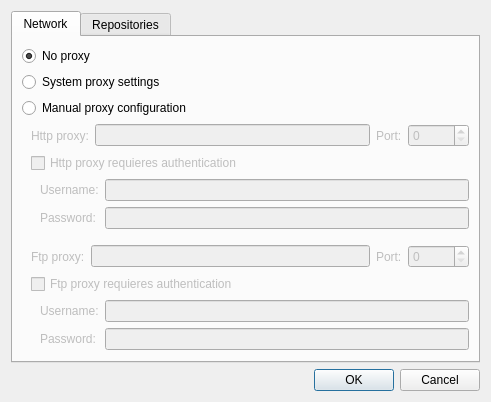
<?xml version="1.0" encoding="UTF-8"?>
<ui version="4.0">
 <class>SettingsDialog</class>
 <widget class="QDialog" name="SettingsDialog">
  <property name="geometry">
   <rect>
    <x>0</x>
    <y>0</y>
    <width>491</width>
    <height>387</height>
   </rect>
  </property>
  <property name="windowTitle">
   <string>Settings</string>
  </property>
  <layout class="QVBoxLayout" name="verticalLayout_3">
   <item>
    <widget class="QTabWidget" name="tabWidget">
     <property name="currentIndex">
      <number>0</number>
     </property>
     <widget class="QWidget" name="m_network">
      <attribute name="title">
       <string>Network</string>
      </attribute>
      <layout class="QVBoxLayout" name="verticalLayout_2">
       <item>
        <widget class="QRadioButton" name="m_noProxySettings">
         <property name="text">
          <string>No proxy</string>
         </property>
         <property name="checked">
          <bool>true</bool>
         </property>
        </widget>
       </item>
       <item>
        <widget class="QRadioButton" name="m_systemProxySettings">
         <property name="enabled">
          <bool>true</bool>
         </property>
         <property name="text">
          <string>System proxy settings</string>
         </property>
         <property name="checked">
          <bool>false</bool>
         </property>
        </widget>
       </item>
       <item>
        <widget class="QRadioButton" name="m_manualProxySettings">
         <property name="text">
          <string>Manual proxy configuration</string>
         </property>
        </widget>
       </item>
       <item>
        <widget class="QWidget" name="m_rootWidget" native="true">
         <layout class="QVBoxLayout" name="verticalLayout_6">
          <property name="topMargin">
           <number>0</number>
          </property>
          <property name="rightMargin">
           <number>0</number>
          </property>
          <property name="bottomMargin">
           <number>0</number>
          </property>
          <item>
           <layout class="QVBoxLayout" name="m_httpRootLayout">
            <item>
             <layout class="QHBoxLayout" name="m_httpProxyLayout">
              <item>
               <widget class="QLabel" name="m_httpProxyLabel">
                <property name="enabled">
                 <bool>false</bool>
                </property>
                <property name="text">
                 <string>Http proxy:</string>
                </property>
               </widget>
              </item>
              <item>
               <widget class="QLineEdit" name="m_httpProxy">
                <property name="enabled">
                 <bool>false</bool>
                </property>
               </widget>
              </item>
              <item>
               <widget class="QLabel" name="m_httpProxyPortLabel">
                <property name="enabled">
                 <bool>false</bool>
                </property>
                <property name="text">
                 <string>Port:</string>
                </property>
               </widget>
              </item>
              <item>
               <widget class="QSpinBox" name="m_httpProxyPort">
                <property name="enabled">
                 <bool>false</bool>
                </property>
                <property name="maximum">
                 <number>65535</number>
                </property>
               </widget>
              </item>
             </layout>
            </item>
            <item>
             <widget class="QCheckBox" name="m_httpProxyNeedsAuth">
              <property name="enabled">
               <bool>false</bool>
              </property>
              <property name="text">
               <string>Http proxy requieres authentication</string>
              </property>
             </widget>
            </item>
            <item>
             <widget class="QWidget" name="m_httpAuthWidget" native="true">
              <property name="enabled">
               <bool>false</bool>
              </property>
              <layout class="QGridLayout" name="gridLayout_2">
               <property name="topMargin">
                <number>0</number>
               </property>
               <property name="rightMargin">
                <number>0</number>
               </property>
               <property name="bottomMargin">
                <number>0</number>
               </property>
               <item row="0" column="0">
                <widget class="QLabel" name="m_httpProxyUserLabel">
                 <property name="enabled">
                  <bool>false</bool>
                 </property>
                 <property name="text">
                  <string>Username:</string>
                 </property>
                </widget>
               </item>
               <item row="0" column="1">
                <widget class="QLineEdit" name="m_httpProxyUser">
                 <property name="enabled">
                  <bool>false</bool>
                 </property>
                </widget>
               </item>
               <item row="1" column="0">
                <widget class="QLabel" name="m_httpProxyPassLabel">
                 <property name="enabled">
                  <bool>false</bool>
                 </property>
                 <property name="text">
                  <string>Password:</string>
                 </property>
                </widget>
               </item>
               <item row="1" column="1">
                <widget class="QLineEdit" name="m_httpProxyPass">
                 <property name="enabled">
                  <bool>false</bool>
                 </property>
                 <property name="echoMode">
                  <enum>QLineEdit::Password</enum>
                 </property>
                </widget>
               </item>
              </layout>
             </widget>
            </item>
           </layout>
          </item>
          <item>
           <spacer name="verticalSpacer">
            <property name="orientation">
             <enum>Qt::Vertical</enum>
            </property>
            <property name="sizeType">
             <enum>QSizePolicy::Fixed</enum>
            </property>
            <property name="sizeHint" stdset="0">
             <size>
              <width>10</width>
              <height>10</height>
             </size>
            </property>
           </spacer>
          </item>
          <item>
           <layout class="QVBoxLayout" name="m_ftpRootLayout">
            <item>
             <layout class="QHBoxLayout" name="m_ftpProxyLayout">
              <item>
               <widget class="QLabel" name="m_ftpProxyLabel">
                <property name="enabled">
                 <bool>false</bool>
                </property>
                <property name="text">
                 <string>Ftp proxy:</string>
                </property>
               </widget>
              </item>
              <item>
               <widget class="QLineEdit" name="m_ftpProxy">
                <property name="enabled">
                 <bool>false</bool>
                </property>
               </widget>
              </item>
              <item>
               <widget class="QLabel" name="m_ftpProxyPortLabel">
                <property name="enabled">
                 <bool>false</bool>
                </property>
                <property name="text">
                 <string>Port:</string>
                </property>
               </widget>
              </item>
              <item>
               <widget class="QSpinBox" name="m_ftpProxyPort">
                <property name="enabled">
                 <bool>false</bool>
                </property>
                <property name="maximum">
                 <number>65535</number>
                </property>
               </widget>
              </item>
             </layout>
            </item>
            <item>
             <widget class="QCheckBox" name="m_ftpProxyNeedsAuth">
              <property name="enabled">
               <bool>false</bool>
              </property>
              <property name="text">
               <string>Ftp proxy requieres authentication</string>
              </property>
             </widget>
            </item>
            <item>
             <widget class="QWidget" name="m_ftpAuthWidget" native="true">
              <property name="enabled">
               <bool>false</bool>
              </property>
              <layout class="QGridLayout" name="gridLayout">
               <property name="topMargin">
                <number>0</number>
               </property>
               <property name="rightMargin">
                <number>0</number>
               </property>
               <property name="bottomMargin">
                <number>0</number>
               </property>
               <item row="0" column="0">
                <widget class="QLabel" name="m_ftpProxyUserLabel">
                 <property name="enabled">
                  <bool>false</bool>
                 </property>
                 <property name="text">
                  <string>Username:</string>
                 </property>
                </widget>
               </item>
               <item row="0" column="1">
                <widget class="QLineEdit" name="m_ftpProxyUser">
                 <property name="enabled">
                  <bool>false</bool>
                 </property>
                </widget>
               </item>
               <item row="1" column="0">
                <widget class="QLabel" name="m_ftpProxyPassLabel">
                 <property name="enabled">
                  <bool>false</bool>
                 </property>
                 <property name="text">
                  <string>Password:</string>
                 </property>
                </widget>
               </item>
               <item row="1" column="1">
                <widget class="QLineEdit" name="m_ftpProxyPass">
                 <property name="enabled">
                  <bool>false</bool>
                 </property>
                 <property name="echoMode">
                  <enum>QLineEdit::Password</enum>
                 </property>
                </widget>
               </item>
              </layout>
             </widget>
            </item>
           </layout>
          </item>
          <item>
           <spacer name="verticalSpacer_2">
            <property name="orientation">
             <enum>Qt::Vertical</enum>
            </property>
            <property name="sizeHint" stdset="0">
             <size>
              <width>20</width>
              <height>0</height>
             </size>
            </property>
           </spacer>
          </item>
         </layout>
        </widget>
       </item>
      </layout>
     </widget>
     <widget class="QWidget" name="m_repositories">
      <attribute name="title">
       <string>Repositories</string>
      </attribute>
      <layout class="QVBoxLayout" name="verticalLayout">
       <item>
        <widget class="QLabel" name="m_httpAuthLabel">
         <property name="text">
          <string>Add Username and Password for authentication if needed.</string>
         </property>
        </widget>
       </item>
       <item>
        <widget class="QTreeWidget" name="m_repositoriesView">
         <column>
          <property name="text">
           <string notr="true">1</string>
          </property>
         </column>
        </widget>
       </item>
       <item>
        <widget class="QCheckBox" name="m_useTmpRepositories">
         <property name="text">
          <string>Use temporary repositories only</string>
         </property>
        </widget>
       </item>
       <item>
        <layout class="QHBoxLayout" name="horizontalLayout">
         <item>
          <widget class="QPushButton" name="m_addRepository">
           <property name="text">
            <string>Add</string>
           </property>
          </widget>
         </item>
         <item>
          <widget class="QPushButton" name="m_removeRepository">
           <property name="text">
            <string>Remove</string>
           </property>
          </widget>
         </item>
         <item>
          <spacer name="horizontalSpacer">
           <property name="orientation">
            <enum>Qt::Horizontal</enum>
           </property>
           <property name="sizeHint" stdset="0">
            <size>
             <width>40</width>
             <height>20</height>
            </size>
           </property>
          </spacer>
         </item>
         <item>
          <widget class="QPushButton" name="m_showPasswords">
           <property name="text">
            <string>Show Passwords</string>
           </property>
          </widget>
         </item>
        </layout>
       </item>
      </layout>
     </widget>
    </widget>
   </item>
   <item>
    <widget class="QDialogButtonBox" name="buttonBox">
     <property name="orientation">
      <enum>Qt::Horizontal</enum>
     </property>
     <property name="standardButtons">
      <set>QDialogButtonBox::Cancel|QDialogButtonBox::Ok</set>
     </property>
    </widget>
   </item>
  </layout>
 </widget>
 <resources/>
 <connections>
  <connection>
   <sender>buttonBox</sender>
   <signal>accepted()</signal>
   <receiver>SettingsDialog</receiver>
   <slot>accept()</slot>
   <hints>
    <hint type="sourcelabel">
     <x>269</x>
     <y>422</y>
    </hint>
    <hint type="destinationlabel">
     <x>157</x>
     <y>274</y>
    </hint>
   </hints>
  </connection>
  <connection>
   <sender>buttonBox</sender>
   <signal>rejected()</signal>
   <receiver>SettingsDialog</receiver>
   <slot>reject()</slot>
   <hints>
    <hint type="sourcelabel">
     <x>337</x>
     <y>422</y>
    </hint>
    <hint type="destinationlabel">
     <x>286</x>
     <y>274</y>
    </hint>
   </hints>
  </connection>
  <connection>
   <sender>m_manualProxySettings</sender>
   <signal>toggled(bool)</signal>
   <receiver>m_httpProxyLabel</receiver>
   <slot>setEnabled(bool)</slot>
   <hints>
    <hint type="sourcelabel">
     <x>104</x>
     <y>74</y>
    </hint>
    <hint type="destinationlabel">
     <x>121</x>
     <y>97</y>
    </hint>
   </hints>
  </connection>
  <connection>
   <sender>m_manualProxySettings</sender>
   <signal>toggled(bool)</signal>
   <receiver>m_httpProxy</receiver>
   <slot>setEnabled(bool)</slot>
   <hints>
    <hint type="sourcelabel">
     <x>232</x>
     <y>77</y>
    </hint>
    <hint type="destinationlabel">
     <x>232</x>
     <y>97</y>
    </hint>
   </hints>
  </connection>
  <connection>
   <sender>m_manualProxySettings</sender>
   <signal>toggled(bool)</signal>
   <receiver>m_httpProxyPortLabel</receiver>
   <slot>setEnabled(bool)</slot>
   <hints>
    <hint type="sourcelabel">
     <x>349</x>
     <y>78</y>
    </hint>
    <hint type="destinationlabel">
     <x>347</x>
     <y>96</y>
    </hint>
   </hints>
  </connection>
  <connection>
   <sender>m_manualProxySettings</sender>
   <signal>toggled(bool)</signal>
   <receiver>m_httpProxyPort</receiver>
   <slot>setEnabled(bool)</slot>
   <hints>
    <hint type="sourcelabel">
     <x>392</x>
     <y>74</y>
    </hint>
    <hint type="destinationlabel">
     <x>392</x>
     <y>96</y>
    </hint>
   </hints>
  </connection>
  <connection>
   <sender>m_manualProxySettings</sender>
   <signal>toggled(bool)</signal>
   <receiver>m_ftpProxyLabel</receiver>
   <slot>setEnabled(bool)</slot>
   <hints>
    <hint type="sourcelabel">
     <x>61</x>
     <y>76</y>
    </hint>
    <hint type="destinationlabel">
     <x>109</x>
     <y>243</y>
    </hint>
   </hints>
  </connection>
  <connection>
   <sender>m_manualProxySettings</sender>
   <signal>toggled(bool)</signal>
   <receiver>m_ftpProxy</receiver>
   <slot>setEnabled(bool)</slot>
   <hints>
    <hint type="sourcelabel">
     <x>204</x>
     <y>78</y>
    </hint>
    <hint type="destinationlabel">
     <x>203</x>
     <y>248</y>
    </hint>
   </hints>
  </connection>
  <connection>
   <sender>m_manualProxySettings</sender>
   <signal>toggled(bool)</signal>
   <receiver>m_ftpProxyPortLabel</receiver>
   <slot>setEnabled(bool)</slot>
   <hints>
    <hint type="sourcelabel">
     <x>336</x>
     <y>77</y>
    </hint>
    <hint type="destinationlabel">
     <x>336</x>
     <y>241</y>
    </hint>
   </hints>
  </connection>
  <connection>
   <sender>m_manualProxySettings</sender>
   <signal>toggled(bool)</signal>
   <receiver>m_ftpProxyPort</receiver>
   <slot>setEnabled(bool)</slot>
   <hints>
    <hint type="sourcelabel">
     <x>406</x>
     <y>78</y>
    </hint>
    <hint type="destinationlabel">
     <x>380</x>
     <y>252</y>
    </hint>
   </hints>
  </connection>
  <connection>
   <sender>m_manualProxySettings</sender>
   <signal>toggled(bool)</signal>
   <receiver>m_httpProxyNeedsAuth</receiver>
   <slot>setEnabled(bool)</slot>
   <hints>
    <hint type="sourcelabel">
     <x>53</x>
     <y>75</y>
    </hint>
    <hint type="destinationlabel">
     <x>100</x>
     <y>129</y>
    </hint>
   </hints>
  </connection>
  <connection>
   <sender>m_manualProxySettings</sender>
   <signal>toggled(bool)</signal>
   <receiver>m_ftpProxyNeedsAuth</receiver>
   <slot>setEnabled(bool)</slot>
   <hints>
    <hint type="sourcelabel">
     <x>88</x>
     <y>74</y>
    </hint>
    <hint type="destinationlabel">
     <x>95</x>
     <y>274</y>
    </hint>
   </hints>
  </connection>
  <connection>
   <sender>m_manualProxySettings</sender>
   <signal>toggled(bool)</signal>
   <receiver>m_httpAuthWidget</receiver>
   <slot>setEnabled(bool)</slot>
   <hints>
    <hint type="sourcelabel">
     <x>54</x>
     <y>79</y>
    </hint>
    <hint type="destinationlabel">
     <x>53</x>
     <y>179</y>
    </hint>
   </hints>
  </connection>
  <connection>
   <sender>m_manualProxySettings</sender>
   <signal>toggled(bool)</signal>
   <receiver>m_ftpAuthWidget</receiver>
   <slot>setEnabled(bool)</slot>
   <hints>
    <hint type="sourcelabel">
     <x>73</x>
     <y>76</y>
    </hint>
    <hint type="destinationlabel">
     <x>56</x>
     <y>298</y>
    </hint>
   </hints>
  </connection>
  <connection>
   <sender>m_ftpProxyNeedsAuth</sender>
   <signal>toggled(bool)</signal>
   <receiver>m_ftpProxyUserLabel</receiver>
   <slot>setEnabled(bool)</slot>
   <hints>
    <hint type="sourcelabel">
     <x>82</x>
     <y>283</y>
    </hint>
    <hint type="destinationlabel">
     <x>77</x>
     <y>303</y>
    </hint>
   </hints>
  </connection>
  <connection>
   <sender>m_ftpProxyNeedsAuth</sender>
   <signal>toggled(bool)</signal>
   <receiver>m_ftpProxyUser</receiver>
   <slot>setEnabled(bool)</slot>
   <hints>
    <hint type="sourcelabel">
     <x>180</x>
     <y>284</y>
    </hint>
    <hint type="destinationlabel">
     <x>170</x>
     <y>304</y>
    </hint>
   </hints>
  </connection>
  <connection>
   <sender>m_ftpProxyNeedsAuth</sender>
   <signal>toggled(bool)</signal>
   <receiver>m_ftpProxyPass</receiver>
   <slot>setEnabled(bool)</slot>
   <hints>
    <hint type="sourcelabel">
     <x>224</x>
     <y>283</y>
    </hint>
    <hint type="destinationlabel">
     <x>223</x>
     <y>330</y>
    </hint>
   </hints>
  </connection>
  <connection>
   <sender>m_ftpProxyNeedsAuth</sender>
   <signal>toggled(bool)</signal>
   <receiver>m_ftpProxyPassLabel</receiver>
   <slot>setEnabled(bool)</slot>
   <hints>
    <hint type="sourcelabel">
     <x>317</x>
     <y>282</y>
    </hint>
    <hint type="destinationlabel">
     <x>122</x>
     <y>335</y>
    </hint>
   </hints>
  </connection>
  <connection>
   <sender>m_httpProxyNeedsAuth</sender>
   <signal>toggled(bool)</signal>
   <receiver>m_httpProxyUserLabel</receiver>
   <slot>setEnabled(bool)</slot>
   <hints>
    <hint type="sourcelabel">
     <x>81</x>
     <y>134</y>
    </hint>
    <hint type="destinationlabel">
     <x>70</x>
     <y>154</y>
    </hint>
   </hints>
  </connection>
  <connection>
   <sender>m_httpProxyNeedsAuth</sender>
   <signal>toggled(bool)</signal>
   <receiver>m_httpProxyPassLabel</receiver>
   <slot>setEnabled(bool)</slot>
   <hints>
    <hint type="sourcelabel">
     <x>87</x>
     <y>137</y>
    </hint>
    <hint type="destinationlabel">
     <x>84</x>
     <y>186</y>
    </hint>
   </hints>
  </connection>
  <connection>
   <sender>m_httpProxyNeedsAuth</sender>
   <signal>toggled(bool)</signal>
   <receiver>m_httpProxyUser</receiver>
   <slot>setEnabled(bool)</slot>
   <hints>
    <hint type="sourcelabel">
     <x>183</x>
     <y>135</y>
    </hint>
    <hint type="destinationlabel">
     <x>182</x>
     <y>154</y>
    </hint>
   </hints>
  </connection>
  <connection>
   <sender>m_httpProxyNeedsAuth</sender>
   <signal>toggled(bool)</signal>
   <receiver>m_httpProxyPass</receiver>
   <slot>setEnabled(bool)</slot>
   <hints>
    <hint type="sourcelabel">
     <x>287</x>
     <y>134</y>
    </hint>
    <hint type="destinationlabel">
     <x>285</x>
     <y>182</y>
    </hint>
   </hints>
  </connection>
 </connections>
</ui>
